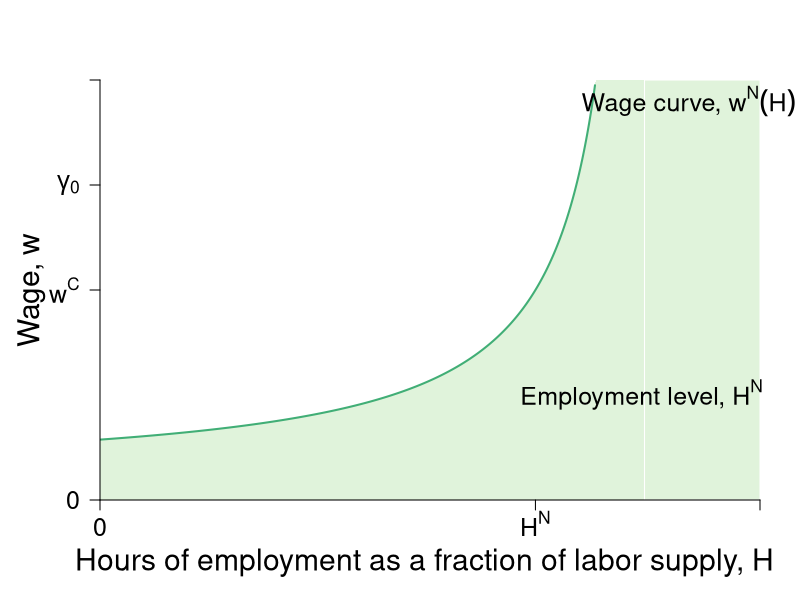

This figure's R source: (Note: this script raises an error after producing the figure.)
require(shape)
require(plotrix)
pdf(file = "employment/employment_wage_macro_zpc.pdf", width = 9, height = 7)

#Set parameters for graphics
axislabelsize <- 1.8
labelsize <- 1.5
namesize <- 1.8
annotatesize <- 1.5
graphlinewidth <- 2
segmentlinewidth <- 1.5

COL <- c("#7fc97f", "#beaed4", "#fdc086", "#ffff99", "#386cb0", "#f0027f", "#bf5b17", "#666666")
COLA <- c("#e0f3db", "#99d8c9","#66c2a4","#41ae76", "#238b45", "#005824")
COLB <- c("#4eb3d3", "#2b8cbe", "#0868ac","#084081")

WageFn <- function(h, ubar = 3, B = 2, t = 0.8) {
  B + ubar + (ubar - ubar*t +  ubar*t*h )/(t*(1 - h))
}


#COL <- c("#1B9E77", "#D95F02", "#7570B3", "#E7298A", "#66A61E", "#E6AB02", "#A6761D", "#666666")
COL <- c("#7fc97f", "#beaed4", "#fdc086", "#ffff99")
par(mar =  c(5, 5, 4, 2))
xlims <- c(0, 1.2)
ylims <- c(0, 40)


plot(0, 0, xlim = xlims, ylim = ylims, type = "n",
     xlab = expression(paste("")),
     ylab = expression(paste("")),
     xaxt = "n", 
     yaxt = "n",
     cex.lab = axislabelsize, 
     line = 2.5,
     bty = "n", 
     xaxs="i", 
     yaxs="i")

npts <- 500 
npts2 <- 501
#Specify the sequences of points for graphing. 
xx1 <- seq(xlims[1], 0.9, length.out = npts)
xx2 <- seq(xlims[1], xlims[2], length.out = npts)
xx3 <- seq(xlims[1], xlims[2], length.out = npts2)
xx4 <- seq(xlims[1], 25, length.out = npts2)
xx5 <- seq(xlims[1], 0.75, length.out = npts2)

# Shade below green line
polygon(c(0, xx2, xlims[2]), 
        c(0, WageFn(xx2), 0), border = FALSE, col = COLA[1])
rect(0.99, 0, 1.2, 40, border = FALSE, col = COLA[1])

#Axis labels
text(0.59, -6, expression(paste("Hours of employment as a fraction of labor supply, ", H)), cex = axislabelsize, xpd = TRUE)
text(-0.125, 20, expression(paste("Wage, ", w)), cex = axislabelsize, xpd = TRUE, srt = 90)


#Draw the lines for the graphs
lines(xx1, WageFn(xx1), col = COLA[4], lwd = graphlinewidth)

#Customize ticks and labels for the plot
ticksy <- c(0, 20, 30, 40)
ylabels <- c(0, expression(paste(w^C)), expression(paste(gamma[0])), NA)
ticksx <- c(0, 0.7917, xlims[2])
xlabels <- c(0, expression(paste(H^N)), NA)
axis(1, at = ticksx, pos = 0, labels = xlabels, cex.axis = labelsize)
axis(2, at = ticksy, pos = 0, labels = ylabels, las = 1, cex.axis = labelsize)

#Annotation of the  graphs
text(1.07, 38, expression(paste("Wage curve, ", w^N,(H))), cex = labelsize, xpd = TRUE)
#text(0.75, 38, expression(paste("Employment level, ", H^N)), cex = labelsize,  xpd = TRUE)
text(0.985, 10, expression(paste("Employment level, ", H^N)), cex = labelsize,  xpd = TRUE)

segments(0.7917, 0, 0.7917, ylims[2], lty = 2, lwd = graphlinewidth, col = grays[20])

#Arrows(0.8, 15, 0.8, 19, col = "black", lty = 1, lwd = 2, arr.type = "triangle")
#Arrows(0.8, 15, 0.8, 6, col = "black", lty = 1, lwd = 2, arr.type = "triangle")
#text(0.92, 12.5, expression(paste("Employment Rent")))

#Zero profit condition 
segments(0, 20, 0.7917, 20, lty = 1, lwd = graphlinewidth, col = COLB[3])
segments(0.7917, 20, 1.2, 20, lty = 2, lwd = segmentlinewidth, col = COLB[3])
# Gamma
segments(0, 30, xlims[2], 30, lty = 2, lwd = 2, col = COLA[3])
text(1.05, 31, expression(paste("Output per worker, ", gamma)), cex = labelsize,  xpd = TRUE)


points(0.7917, 20, pch = 16, col = "black", cex = 1.5)
text(0.77, 21, expression(paste("n")), cex = labelsize)


#Unemployment benefits & a
#segments(0, 5, 1.2, 5, lty = 2, lwd = 2, col = "darkgray")
#segments(0, 2.5, 1.2, 2.5, lty = 2, lwd = 2, col = "darkgray")

#Zero profit condition
text(1, 21, expression(paste("Competition condition")), cex = labelsize, xpd = TRUE)
#text(1.02, 21.25, expression(paste(w == bar(Delta))), cex = labelsize, xpd = TRUE)

text(0.25, 23, expression(paste("Firms leaving")), cex = labelsize)
text(0.25, 17, expression(paste("Firms entering")), cex = labelsize)
text(1.05, 4, expression(paste("No production")), cex = labelsize)

#text(0.97, 6, expression(paste(B + a/t)))
#text(0.97, 3.5, expression(paste(B, " (unemployment benefits)")))
#text(1.08, 36, expression(paste("level of")))
#text(1.08, 34, expression(paste("employment, ", bar(H))))


# Arrows 
text(0.57, 25, expression(paste("Profits")), cex = labelsize)
Arrows(0.5, 22, 0.5, 28, col = "black", lty = 1, lwd = 2, arr.type = "triangle")
Arrows(0.5, 28, 0.5, 22, col = "black", lty = 1, lwd = 2, arr.type = "triangle")

# text(0.55, 15, expression(paste("Wages")))
# Arrows(0.5, 18, 0.5, 12, col = "black", lty = 1, lwd = 2, arr.type = "triangle")
# Arrows(0.5, 12, 0.5, 18, col = "black", lty = 1, lwd = 2, arr.type = "triangle")


dev.off()
